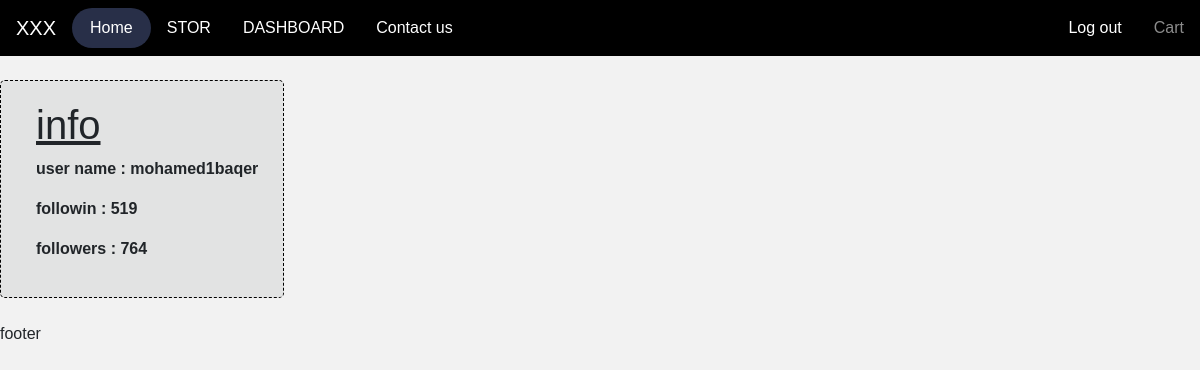
Page /influencer/mohamed1baqer (signed in) on the committed database.
### app/models.py (models this page shows, shortened)
class Influencer(models.Model):
    teleuser = models.CharField(max_length = 120,null=True,blank=True)
    user = models.OneToOneField(User,on_delete=models.CASCADE)
    image = models.ImageField(upload_to="influncer_images/" , blank=True , null=True)
    following = models.IntegerField(blank = True,null=True)
    followers = models.IntegerField(blank=True,null=True)
    post_number = models.IntegerField(null=True,blank=True)
    code = models.CharField(max_length=12,blank=True)
    time = models.DateField(auto_now = True)
    expirDate = models.DateField(null=True , blank=True)
    block = models.BooleanField()
    text = models.TextField(null=True , blank=True)
    Active = models.BooleanField(null=True , blank=True)
    tag = models.ManyToManyField(tags)
    engagemantRate = models.FloatField(null=True,blank=True)
    location = models.CharField(max_length=250,blank=True,null=True)

### app/influencer.py (the view)
# urls.py: path('influencer/<str:username>',influencerpage,name="influencerpage"),
def influencerpage(e,username):
    su = User.objects.get(username = username)
    data = Influencer.objects.filter(user = su.id).first()
    return render(e,'Influencer/influencer.html',{
        'data':data,
    })

### app/templatetags/main_tag.py (called while the page is built)
def type(user):
    inf = Influencer.objects.all()
    brand = Brand.objects.all()
    for i in brand:
        if user == i.user:
            return "brand"
    for i in inf:
        if user == i.user:
            return "Influencer"

### templates/Influencer/influencer.html (shortened to what this page needs)
{%extends "base.html"%}
{%load static%}
{%block body%}
<div class="container-md m-auto my-4 influencer_profile">
    <div style="margin:0 5px 0 5px;">
        <h1 style="text-decoration: underline;">
            info
        </h1>
        <div>
            <p>user name : {{data.user.username}}</p>
            <p>followin : {{data.following}}</p>
            <p>followers : {{data.followers}}</p>
        </div>
    </div>
</div>
{%endblock%}

### static/css/main.css (style rules this page uses)
:root { --shadow:0px 0px 8px 1px rgba(0, 0, 0, 0.25); --rounded:30px; --num-cols:3; --subcolor:#d35252; --subcolorBlue:#282F48; --textColor:#f2f2f2; }
html,body { background-color: #f2f2f2; height: 100%; margin:0; }
.influencer_profile { display: inline-flex; width:fit-content; height: fit-content; border:1px dashed black; border-radius: 5px; background-color: rgb(226, 227, 227); padding:20px; }
body { margin:0; padding: 0; overflow-x: hidden; }

### static/css/instagram.css (style rules this page uses)
* { box-sizing: border-box; }
body { width:100%; height:100%; font-family: Sans-serif; }
p { font-weight: bold; }

### rows in the picture
Influencer: user.username "mohamed1baqer", following "519", followers "764"
